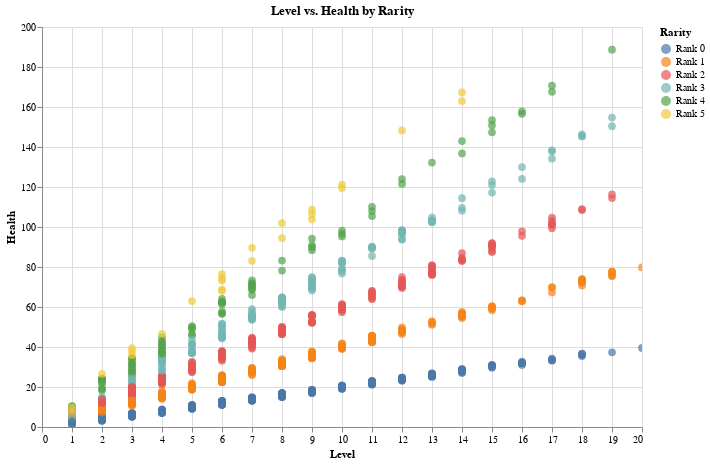

Write notebook code for a chart like this one.
### Code cell
import altair as alt
from app.data import Database

# Create an instance of the Database class
db = Database()

# Get the DataFrame using the dataframe() method from data.py
df = db.dataframe()

# Create an interactive scatter plot of level vs. health
scatter_plot = alt.Chart(df).mark_circle(size=60).encode(
    x=alt.X('Level', title='Level'),
    y=alt.Y('Health', title='Health'),
    color=alt.Color('Rarity', title='Rarity'),
    tooltip=['Name', 'Level', 'Health', 'Rarity']
).properties(
    width=600,
    height=400,
    title='Level vs. Health by Rarity'
).interactive()

# Display the scatter plot
scatter_plot

# # Create an interactive histogram of monster levels
# histogram = alt.Chart(df).mark_bar().encode(
#     x=alt.X('Level', bin=True, title='Level'),
#     y=alt.Y('count()', title='Count'),
#     tooltip=['Level', 'count()']
# ).properties(
#     width=600,
#     height=400,
#     title='Distribution of Monster Levels'
# ).interactive()
#
# # Display the histogram
# #histogram

### Figure 1 — Vega-Lite specification as saved in the notebook (floating-point values rounded to 4 significant figures; data arrays with more than 128 entries replaced by an {"elided": "..."} marker saying what was removed)
{"config": {"view": {"continuousWidth": 300, "continuousHeight": 300}}, "data": {"name": "data-e3cb6ce3e8378b1b802946b3f7691052"}, "mark": {"type": "circle", "size": 60}, "encoding": {"color": {"field": "Rarity", "title": "Rarity", "type": "nominal"}, "tooltip": [{"field": "Name", "type": "nominal"}, {"field": "Level", "type": "quantitative"}, {"field": "Health", "type": "quantitative"}, {"field": "Rarity", "type": "nominal"}], "x": {"field": "Level", "title": "Level", "type": "quantitative"}, "y": {"field": "Health", "title": "Health", "type": "quantitative"}}, "height": 400, "params": [{"name": "param_15", "select": {"type": "interval", "encodings": ["x", "y"]}, "bind": "scales"}], "title": "Level vs. Health by Rarity", "width": 600, "$schema": "https://vega.github.io/schema/vega-lite/v5.17.0.json", "datasets": {"data-e3cb6ce3e8378b1b802946b3f7691052": {"elided": "1000 records"}}}
